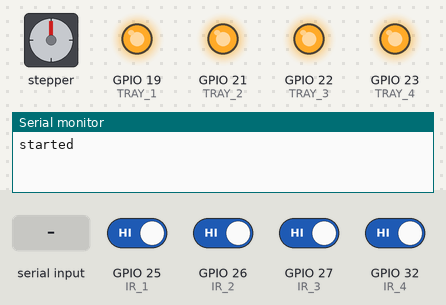
A sketch run on a simulated ESP32. Shown: stepper motor, output pins drawn as LEDs (lit = HIGH), the last lines printed to the serial monitor. Wiring (inferred from the names in the program): stepper motor driver (200 steps per turn assumed): step GPIO 17; direction GPIO 18. Inputs (shaded band) come from the test bench; at power-on: GPIO 25 (IR_1), GPIO 26 (IR_2), GPIO 27 (IR_3), GPIO 32 (IR_4) HIGH. Nothing arrives over Bluetooth unless stated; pins used as bus, display or sensor lines are not drawn.

Above: at 1.2 s.
1.3 s: "A\n" received over the second serial link
At 2.4 s:
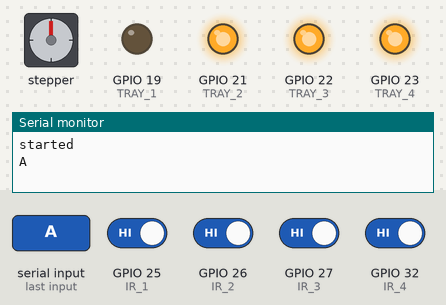
4.3 s: GPIO 25 (IR_1) driven LOW
At 19.9 s:
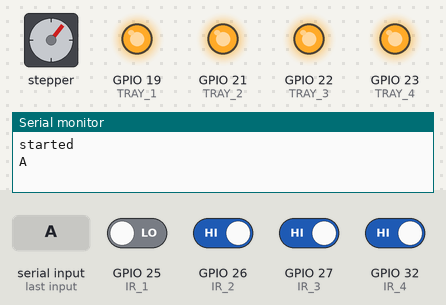
Timing chart, 0 to 21.4 s (numbered marks = the images above; inputs shaded):
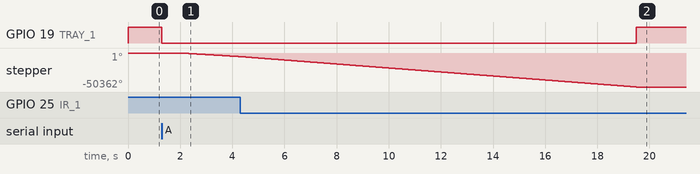

Measured:
- after the input at 1.3 s, GPIO 19 (TRAY_1): HIGH → LOW at once; stepper: keeps turning counter-clockwise at about 2332°/s, starting after 0.70 s

The sketch:

kerastase_vendig_machine.ino
```cpp
#include <BluetoothSerial.h>

#define TROUBLE_SHOOT 0

#define DELAY 300   //RED BLUE YELLOW GREEN
#define TRAY_1 19
#define TRAY_2 21
#define TRAY_3 22
#define TRAY_4 23

#define DELAY_A 700 //2700
#define DELAY_B 700//2800
#define DELAY_C 200//2800
#define DELAY_D 800//2700

#define TRAY_1_ENABLE (digitalWrite(TRAY_1,0))
#define TRAY_2_ENABLE (digitalWrite(TRAY_2,0))
#define TRAY_3_ENABLE (digitalWrite(TRAY_3,0))
#define TRAY_4_ENABLE (digitalWrite(TRAY_4,0))

#define TRAY_1_DISABLE (digitalWrite(TRAY_1,1))
#define TRAY_2_DISABLE (digitalWrite(TRAY_2,1))
#define TRAY_3_DISABLE (digitalWrite(TRAY_3,1))
#define TRAY_4_DISABLE (digitalWrite(TRAY_4,1))

#define IR_1 25
#define IR_2 26
#define IR_3 27
#define IR_4 32

#define PULSE 17
#define DIRECTION 18

bool enable_1st_tray = 0;
bool enable_2nd_tray = 0;
bool enable_3rd_tray = 0;
bool enable_4th_tray = 0;

bool ir_detect = 0;
String command = " ";
char cmd = ' ';
uint32_t previous_millis = 0;
uint16_t time_interval = 20000;
uint32_t millis_test = 0;

BluetoothSerial SerialBT;
void ir_check() {
  if (TROUBLE_SHOOT) {Serial.println("ir_checking");}
  if (!digitalRead(IR_1)) { ir_detect = 1; }
  if (!digitalRead(IR_2)) { ir_detect = 1; }
  if (!digitalRead(IR_3)) { ir_detect = 1; }
  if (!digitalRead(IR_4)) { ir_detect = 1; }
}
void disable_all () {
  if (TROUBLE_SHOOT) {Serial.println("disabling_enabled");}
   ir_detect = 0;
   command = " ";
   previous_millis = 0;
   TRAY_1_DISABLE;
   TRAY_2_DISABLE;
   TRAY_3_DISABLE;
   TRAY_4_DISABLE;
}


void start_motorA()
{
  if (TROUBLE_SHOOT) { Serial.println("motor started"); }
while  (((millis() - previous_millis) <= time_interval)&&(!ir_detect)) {
     yield();
    digitalWrite (PULSE, 1);
    delayMicroseconds(DELAY);
    digitalWrite (PULSE, 0);
    delayMicroseconds(DELAY);
    ir_check();}
    while(SerialBT.available() > 0) { char fl = SerialBT.read(); yield(); }
    for(uint i = 0; i < 25000; i ++ )
    {
      digitalWrite (PULSE, 1);
      delayMicroseconds(DELAY);
      digitalWrite (PULSE, 0);
      delayMicroseconds(DELAY);
    }disable_all ();


}

void start_motorB()
{
  if (TROUBLE_SHOOT) { Serial.println("motor started"); }
while  (((millis() - previous_millis) <= time_interval)&&(!ir_detect)) {
     yield();
    digitalWrite (PULSE, 1);
    delayMicroseconds(DELAY);
    digitalWrite (PULSE, 0);
    delayMicroseconds(DELAY);
    ir_check();}
    while(SerialBT.available() > 0) { char fl = SerialBT.read(); yield(); }
    for(uint i = 0; i < 25000; i ++ )
    {
      digitalWrite (PULSE, 1);
      delayMicroseconds(DELAY);
      digitalWrite (PULSE, 0);
      delayMicroseconds(DELAY);
    }disable_all ();


}

void start_motorC()
{
  if (TROUBLE_SHOOT) { Serial.println("motor started"); }
while  (((millis() - previous_millis) <= time_interval)&&(!ir_detect)) {
     yield();
    digitalWrite (PULSE, 1);
    delayMicroseconds(DELAY);
    digitalWrite (PULSE, 0);
    delayMicroseconds(DELAY);
    ir_check();}
    while(SerialBT.available() > 0) { char fl = SerialBT.read(); yield(); }
    for(uint i = 0; i < 25000; i ++ )
    {
      digitalWrite (PULSE, 1);
      delayMicroseconds(DELAY);
      digitalWrite (PULSE, 0);
      delayMicroseconds(DELAY);
    }disable_all ();


}

void start_motorD()
{
  if (TROUBLE_SHOOT) { Serial.println("motor started"); }
while  (((millis() - previous_millis) <= time_interval)&&(!ir_detect)) {
     yield();
    digitalWrite (PULSE, 1);
    delayMicroseconds(DELAY);
    digitalWrite (PULSE, 0);
    delayMicroseconds(DELAY);
    ir_check();}
    while(SerialBT.available() > 0) { char fl = SerialBT.read(); yield(); }
    for(uint i = 0; i < 25000; i ++ )
    {
      digitalWrite (PULSE, 1);
      delayMicroseconds(DELAY);
      digitalWrite (PULSE, 0);
      delayMicroseconds(DELAY);
    }

disable_all ();


}
void setup() {
pinMode(IR_1,INPUT_PULLUP);
pinMode(IR_2,INPUT_PULLUP);
pinMode(IR_3,INPUT_PULLUP);
pinMode(IR_4,INPUT_PULLUP);
pinMode(PULSE,OUTPUT);
pinMode(DIRECTION,OUTPUT);
pinMode(TRAY_1,OUTPUT);
pinMode(TRAY_2,OUTPUT);
pinMode(TRAY_3,OUTPUT);
pinMode(TRAY_4,OUTPUT);

digitalWrite (DIRECTION, 0);

disable_all ();

Serial.begin(9600);
Serial.setTimeout(5);
SerialBT.begin("KARASTASE_VM");
Serial.println("started");
SerialBT.setTimeout(1);
}

void serial_check() {

 if(SerialBT.available() > 0) {
     previous_millis = millis();
     cmd =  SerialBT.read();if ((cmd == '\n'))
    {
     return;
    }

  if (TROUBLE_SHOOT) {Serial.println("received command is " +String(command));}
  data_process ();

}
}
void data_process () {
  if (TROUBLE_SHOOT) { Serial.println("data process activated");}
if ( cmd == 'A') {if (TROUBLE_SHOOT) {Serial.println("A received");}
                     Serial.println("A");   command = " ";TRAY_1_ENABLE; delay(DELAY_A); start_motorA();}

if ( cmd == 'B') {if (TROUBLE_SHOOT) {Serial.println("B received");}
                     Serial.println("B");command = " ";TRAY_2_ENABLE; delay(DELAY_B); start_motorB();}

if ( cmd == 'C') {if (TROUBLE_SHOOT) {Serial.println("C received");}
                     Serial.println("C");command = " ";TRAY_3_ENABLE; delay(DELAY_C); start_motorC();}

if ( cmd == 'D') {if (TROUBLE_SHOOT) {Serial.println("D received");}
                     Serial.println("D");command = " ";TRAY_4_ENABLE; delay(DELAY_D); start_motorD();}
}
//
//void start_motor()
//{
//  if (TROUBLE_SHOOT) { Serial.println("motor started"); }
//while  (((millis() - previous_millis) <= time_interval)&&(!ir_detect)) {
//     yield();
//    digitalWrite (PULSE, 1);
//    delayMicroseconds(DELAY);
//    digitalWrite (PULSE, 0);
//    delayMicroseconds(DELAY);
//    ir_check();}
//    while(SerialBT.available() > 0) { char fl = SerialBT.read(); yield(); }
//    for(uint i = 0; i < 25000; i ++ )
//    {
//      digitalWrite (PULSE, 1);
//      delayMicroseconds(DELAY);
//      digitalWrite (PULSE, 0);
//      delayMicroseconds(DELAY);
//    }


void loop() {
 serial_check();

}
```
